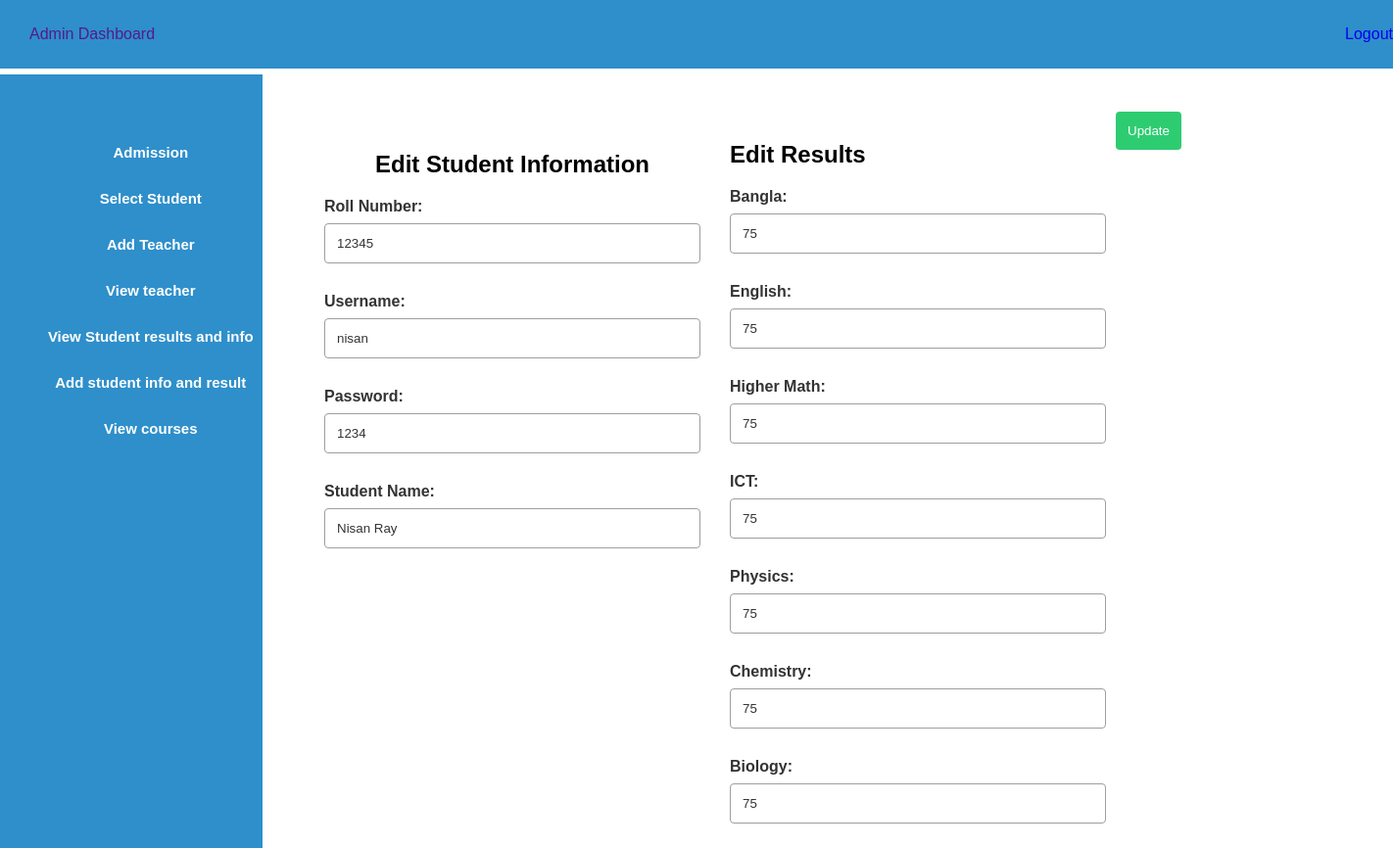
The app's page /ad_update_student.php?user_id=3 (signed in) with its own data.
### tables this page shows
CREATE TABLE `std_result` (
  `result_id` int(11) NOT NULL,
  `roll_number` int(11) DEFAULT NULL,
  `bangla` int(11) DEFAULT NULL,
  `english` int(11) DEFAULT NULL,
  `ict` int(11) DEFAULT NULL,
  `higher_math` int(11) DEFAULT NULL,
  `physics` int(11) DEFAULT NULL,
  `chemistry` int(11) DEFAULT NULL,
  `biology` int(11) DEFAULT NULL
);

CREATE TABLE `std_user` (
  `user_id` int(11) NOT NULL,
  `roll_number` int(11) NOT NULL,
  `username` varchar(255) NOT NULL,
  `password` varchar(255) NOT NULL,
  `student_name` varchar(255) NOT NULL
);

### ad_update_student.php (the view, shortened to what this page needs)
<!DOCTYPE html>
<html lang="en">
<head>
    <link rel="stylesheet" href="admin.css">
</head>
<body>
    <?php include 'admin_sidebar.php'; ?>
    <?php
    require_once('db_connection.php');
    $user_id = $_GET['user_id'];
    $query = "SELECT u.user_id, u.roll_number, u.username, u.password, u.student_name,
                r.bangla, r.english, r.higher_math, r.ict, r.physics, r.chemistry, r.biology
                FROM std_user u
                LEFT JOIN std_result r ON u.roll_number = r.roll_number
                WHERE u.user_id = $user_id";
    $result = $data->query($query);
    if ($result->num_rows > 0) {
        $row = $result->fetch_assoc();
    ?>
        <br><br><br>
        <form action="process_update.php" method="post">
            <div class="info">
            <center><h2>Edit Student Information</h2></center>
                <label for="roll_number">Roll Number:</label>
                <input type="text" name="roll_number" value="<?php echo $row['roll_number']; ?>" required>
                <label for="username">Username:</label>
                <input type="text" name="username" value="<?php echo $row['username']; ?>" required>
                <label for="password">Password:</label>
                <input type="text" name="password" value="<?php echo $row['password']; ?>" required>
                <label for="student_name">Student Name:</label>
                <input type="text" name="student_name" value="<?php echo $row['student_name']; ?>" required>
            </div>
            <div class="result">
                <h2>Edit Results</h2>
                <label for="bangla">Bangla:</label>
                <input type="number" name="bangla" value="<?php echo $row['bangla']; ?>" required>
                <label for="english">English:</label>
                <input type="number" name="english" value="<?php echo $row['english']; ?>" required>
                <label for="higher_math">Higher Math:</label>
                <input type="number" name="higher_math" value="<?php echo $row['higher_math']; ?>" required>
                <label for="ict">ICT:</label>
                <input type="number" name="ict" value="<?php echo $row['ict']; ?>" required>
                <label for="physics">Physics:</label>
                <input type="number" name="physics" value="<?php echo $row['physics']; ?>" required>
                <label for="chemistry">Chemistry:</label>
                <input type="number" name="chemistry" value="<?php echo $row['chemistry']; ?>" required>
                <label for="biology">Biology:</label>
                <input type="number" name="biology" value="<?php echo $row['biology']; ?>" required>
            </div>
            <div>
            <button type="submit">Update</button>
        </div>
        </form>
    <?php
    } else {
        echo "<p>No student found with the given user ID.</p>";
    }
    ?>
</body>
</html>

### ad_update_student.php (style rules this page uses)
body { font-family: 'Arial', sans-serif; margin: 0; padding: 0; }
form { display: flex; justify-content: space-between; max-width: 800px; margin: auto; }
form div { flex: 0 0 48%; }
label { display: block; margin-top: 15px; color: #333; font-weight: bold; }
input { width: 100%; padding: 12px; margin-top: 8px; margin-bottom: 15px; box-sizing: border-box; border: 1px solid #9e9e9e; border-radius: 4px; background-color: #ffffff; color: #333; transition: border-color 0.2s; }
button { background-color: #2ecc71; color: #fff; padding: 12px; border: none; border-radius: 4px; cursor: pointer; transition: background-color 0.3s; }
.info { padding: 20px; }
.result { padding: 10px; }

### records on screen
std_result: roll_number "12345", username "nisan", password "1234", student_name "Nisan Ray", bangla "75", english "75", higher_math "75", ict "75", physics "75", chemistry "75", biology "75"
